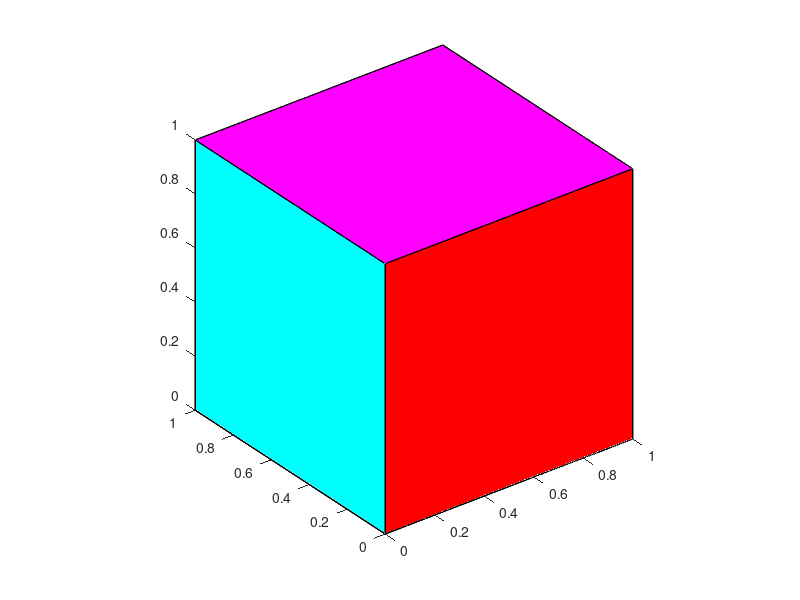

Here is the MATLAB script that generated this plot:
% visualize a cubi crystal in matlab

vert = [0 0 0;1 0 0;1 1 0;0 1 0;0 0 1;1 0 1;1 1 1;0 1 1];
fac = [1 2 6 5;2 3 7 6;3 4 8 7;4 1 5 8;1 2 3 4;5 6 7 8];
patch('Vertices',vert,'Faces',fac,...
      'FaceVertexCData',hsv(6),'FaceColor','flat')

view(3)
axis vis3d